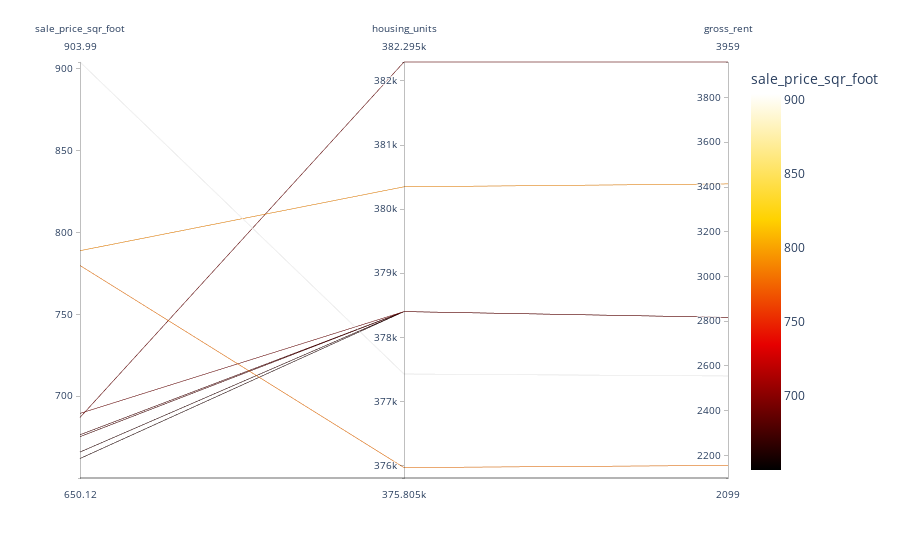

Notebook code for this chart:
### Markdown cell above
## Parallel Coordinates and Parallel Categories Analysis

In this section, you will use plotly express to create parallel coordinates and parallel categories visualizations so that investors can interactively filter and explore various factors related to the sales price of the neighborhoods. 

Using the DataFrame of Average values per neighborhood (calculated above), create the following visualizations:
1. Create a Parallel Coordinates Plot
2. Create a Parallel Categories Plot

### Code cell
# Parallel Coordinates Plot
# YOUR CODE HERE!

# Parallel Coordinates Plot
px.parallel_coordinates(means_by_neighborhood_top_10, color ='sale_price_sqr_foot', color_continuous_scale=px.colors.sequential.Hot)

### Figure 1 — Plotly figure (JSON) as saved in the notebook; plotly's stock layout.template omitted (floating-point values rounded to 4 significant figures)
{"data": [{"dimensions": [{"label": "sale_price_sqr_foot", "values": [904.0, 788.8, 779.8, 689.6, 687.1, 676.5, 675.4, 666.0, 662.0, 650.1]}, {"label": "housing_units", "values": [377400.0, 380348, 376000.0, 378401, 382295, 378401, 378401, 378401, 378401, 375805]}, {"label": "gross_rent", "values": [2555.0, 3414, 2155.0, 2817.0, 3959, 2817.0, 2817.0, 2817.0, 2817.0, 2099]}], "domain": {"x": [0, 1], "y": [0, 1]}, "line": {"color": [904.0, 788.8, 779.8, 689.6, 687.1, 676.5, 675.4, 666.0, 662.0, 650.1], "coloraxis": "coloraxis"}, "name": "", "type": "parcoords"}], "layout": {"coloraxis": {"colorbar": {"title": {"text": "sale_price_sqr_foot"}}, "colorscale": [[0, "rgb(0,0,0)"], [0.3333, "rgb(230,0,0)"], [0.6667, "rgb(255,210,0)"], [1, "rgb(255,255,255)"]]}, "legend": {"tracegroupgap": 0}, "margin": {"t": 60}}}
